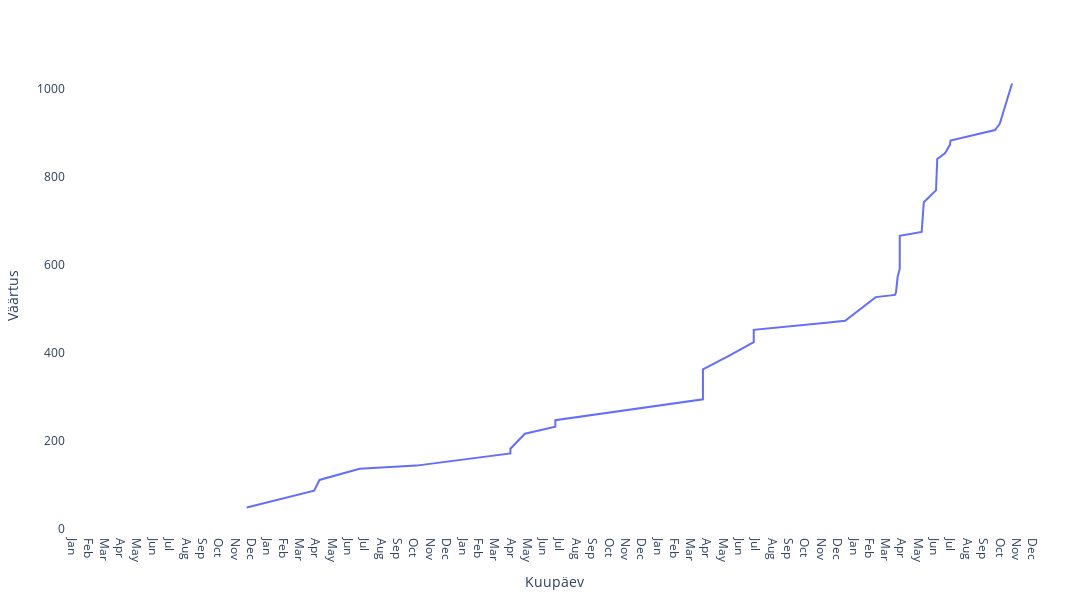

The notebook cell saved with this chart:
### Code cell
plotdf = DataFrame()
plotdf."Kuupäev" = yearprofitlossdf[!, "Laekumise kuupäev"]
plotdf."Kokku" = cumsum(yearprofitlossdf."Kokku EUR")

layout = Layout(
    xaxis_title="Kuupäev",
    yaxis_title="Väärtus",
    legend_title_text="Aktsiad",
    xaxis=attr(dtick="M1", tickformat="%b", ticklabelmode="period", range=[periodstart, periodend]),
    plot_bgcolor="white",
    width=1800, height=600,
)

PlotlyJS.plot(plotdf, x=:Kuupäev, y=:Kokku, layout)

### Figure 1 — Plotly figure (JSON) as saved in the notebook; plotly's stock layout.template omitted (floating-point values rounded to 4 significant figures)
{"data": [{"type": "scatter", "x": ["2017-12-05", "2018-04-10", "2018-04-20", "2018-07-04", "2018-10-18", "2019-04-12", "2019-04-12", "2019-05-09", "2019-05-09", "2019-07-05", "2019-07-05", "2020-04-06", "2020-04-06", "2020-05-27", "2020-07-10", "2020-07-10", "2020-07-10", "2020-11-18", "2020-12-28", "2021-02-23", "2021-03-31", "2021-04-02", "2021-04-05", "2021-04-09", "2021-04-09", "2021-05-20", "2021-05-24", "2021-06-16", "2021-06-16", "2021-06-18", "2021-06-18", "2021-07-02", "2021-07-05", "2021-07-12", "2021-07-13", "2021-10-04", "2021-10-07", "2021-10-13", "2021-11-05"], "xaxis": "x", "y": [49.28, 87.23, 111.7, 136.9, 144.2, 172.0, 182.5, 215.6, 216.6, 232.7, 247.4, 294.8, 362.7, 394.7, 424.3, 427.6, 452.2, 468.1, 473.0, 526.5, 531.6, 537.2, 572.1, 590.4, 665.5, 674.6, 741.9, 769.4, 775.3, 835.4, 839.9, 852.6, 857.5, 872.6, 881.7, 905.7, 910.7, 919.8, 1011.0], "yaxis": "y"}], "layout": {"height": 600, "legend": {"title": {"text": "Aktsiad"}, "tracegroupgap": 0}, "margin": {"b": 50, "l": 50, "r": 50, "t": 60}, "plot_bgcolor": "white", "width": 1800, "xaxis": {"dtick": "M1", "range": ["2017-01-01", "2021-12-31"], "tickformat": "%b", "ticklabelmode": "period", "title": {"text": "Kuupäev"}, "type": "date"}, "yaxis": {"autorange": true, "range": [-4.158, 1065.0], "title": {"text": "Väärtus"}, "type": "linear"}}}
